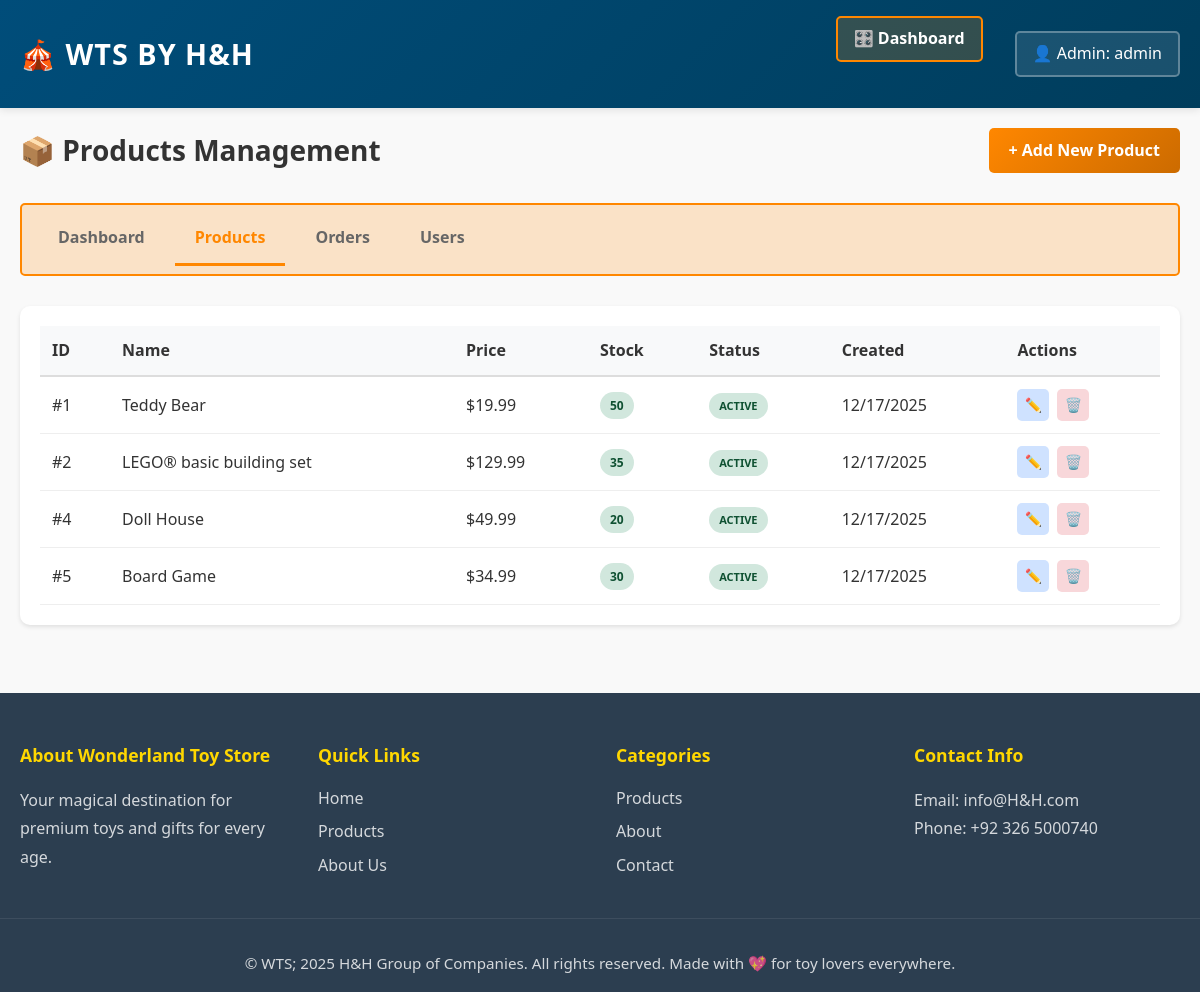
/admin/products (signed in), run on an earlier commit of the app's database.
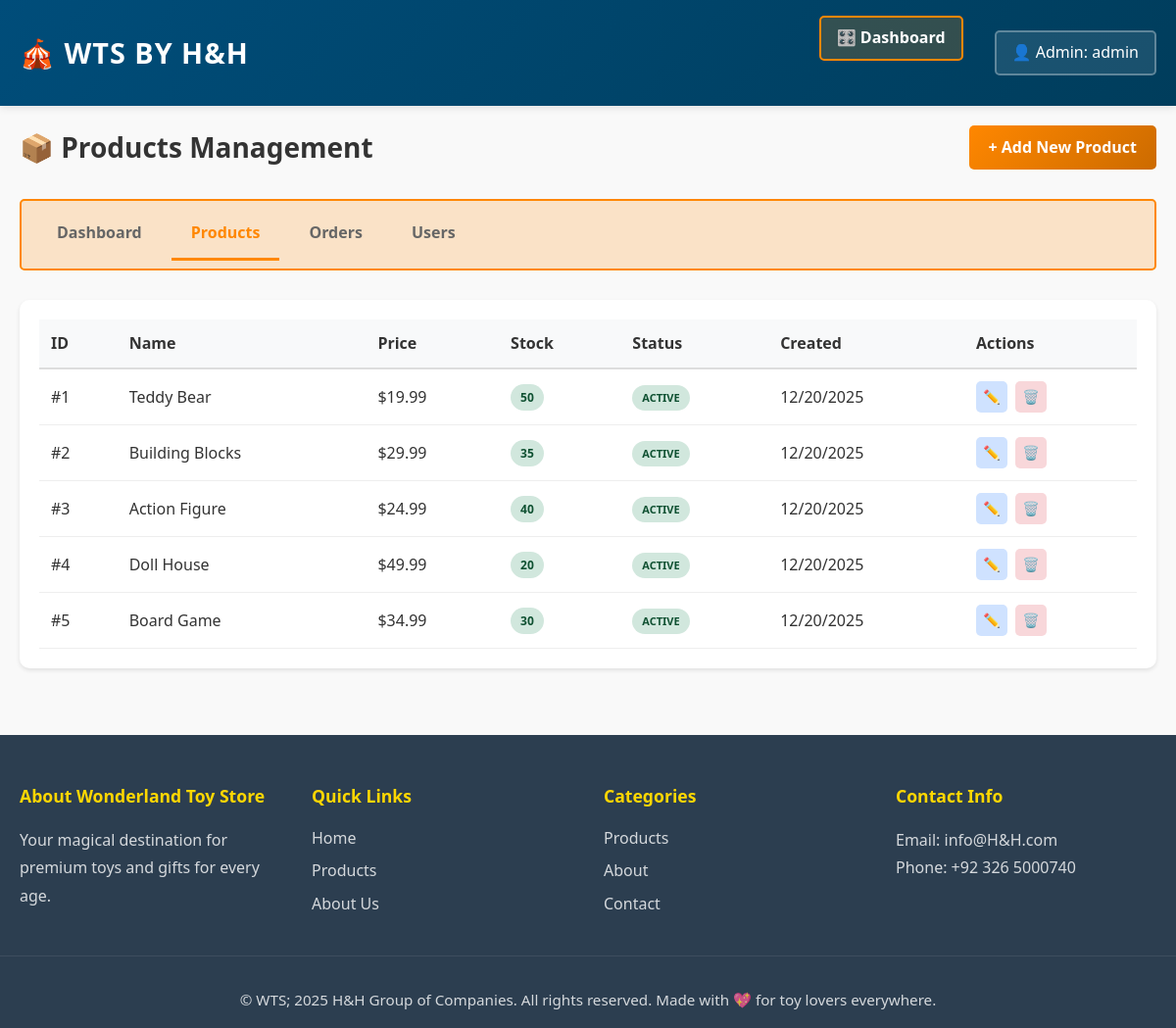
And on a later commit of the database.
### app/models.py (models this page shows, shortened)
class User(UserMixin, db.Model):
    __tablename__ = 'users'
    id = db.Column(db.Integer, primary_key=True)
    username = db.Column(db.String(80), unique=True, nullable=False)
    email = db.Column(db.String(120), unique=True, nullable=False)
    password_hash = db.Column(db.String(200), nullable=False)
    reset_token = db.Column(db.String(100), unique=True, nullable=True)
    reset_token_expires = db.Column(db.DateTime, nullable=True)
    is_admin = db.Column(db.Boolean, default=False)
    created_at = db.Column(db.DateTime, default=datetime.utcnow)
    cart = db.relationship('Cart', backref='user', lazy=True, uselist=False)
    orders = db.relationship('Order', backref='user', lazy=True)
    wishlist_items = db.relationship('Wishlist', backref='user', lazy=True, cascade='all, delete-orphan')

class Product(db.Model):
    __tablename__ = 'products'
    id = db.Column(db.Integer, primary_key=True)
    name = db.Column(db.String(120), nullable=False)
    price = db.Column(db.Float, nullable=False)
    description = db.Column(db.Text)
    stock = db.Column(db.Integer, default=0)
    category_id = db.Column(db.Integer, db.ForeignKey('categories.id'), nullable=True)
    image_filename = db.Column(db.String(255), nullable=True)
    created_at = db.Column(db.DateTime, default=datetime.utcnow)
    updated_at = db.Column(db.DateTime, default=datetime.utcnow, onupdate=datetime.utcnow)
    orders = db.relationship('Order', backref='product', lazy=True)
    cart_items = db.relationship('CartItem', backref='product', lazy=True)
    wishlist_items = db.relationship('Wishlist', backref='product', lazy=True, cascade='all, delete-orphan')

### app/routes.py (the view)
@main_bp.route('/admin/products')
@admin_required
def admin_products():
    products = Product.query.all()
    return render_template('admin/products.html', title='Manage Products', products=products)

### app/routes.py (called while the page is built)
def admin_required(f):
    @wraps(f)
    def decorated_function(*args, **kwargs):
        if not current_user.is_authenticated or not current_user.is_admin:
            flash('You do not have permission to access this page.', 'error')
            return redirect(url_for('main.index'))
        return f(*args, **kwargs)
    return decorated_function

### app/templates/admin/products.html (shortened to what this page needs)
{% extends "base.html" %}
{% block content %}
<div class="admin-products">
    <div class="admin-header">
        <h1>📦 Products Management</h1>
        <a href="{{ url_for('main.admin_add_product') }}" class="btn-add-new">+ Add New Product</a>
    </div>
    <div class="admin-nav">
        <a href="{{ url_for('main.admin_dashboard') }}" class="nav-btn">Dashboard</a>
        <a href="{{ url_for('main.admin_products') }}" class="nav-btn active">Products</a>
        <a href="{{ url_for('main.admin_orders') }}" class="nav-btn">Orders</a>
        <a href="{{ url_for('main.admin_users') }}" class="nav-btn">Users</a>
    </div>
    <div class="admin-section">
        {% if products %}
            <div class="table-responsive">
                <table class="admin-table">
                    <thead>
                        <tr>
                            <th>ID</th>
                            <th>Name</th>
                            <th>Price</th>
                            <th>Stock</th>
                            <th>Status</th>
                            <th>Created</th>
                            <th>Actions</th>
                        </tr>
                    </thead>
                    <tbody>
                        {% for product in products %}
                            <tr>
                                <td>#{{ product.id }}</td>
                                <td>{{ product.name }}</td>
                                <td>${{ "%.2f"|format(product.price) }}</td>
                                <td>
                                    <span class="stock-badge {% if product.stock > 10 %}stock-high{% elif product.stock > 0 %}stock-medium{% else %}stock-low{% endif %}">
                                        {{ product.stock }}
                                    </span>
                                </td>
                                <td>
                                    {% if product.stock > 0 %}
                                        <span class="status-badge status-active">Active</span>
                                    {% else %}
                                        <span class="status-badge status-inactive">Out of Stock</span>
                                    {% endif %}
                                </td>
                                <td>{{ product.created_at.strftime('%m/%d/%Y') }}</td>
                                <td>
                                    <div class="action-buttons">
                                        <a href="{{ url_for('main.admin_edit_product', product_id=product.id) }}" class="btn-icon btn-edit" title="Edit">✏️</a>
                                        <a href="{{ url_for('main.admin_delete_product', product_id=product.id) }}" class="btn-icon btn-delete" title="Delete" onclick="return confirm('Are you sure?')">🗑️</a>
                                    </div>
                                </td>
                            </tr>
                        {% endfor %}
                    </tbody>
                </table>
            </div>
        {% else %}
            <div class="empty-state">
                <p>No products found. <a href="{{ url_for('main.admin_add_product') }}">Add one now!</a></p>
            </div>
        {% endif %}
    </div>
</div>
{% endblock %}

### app/templates/base.html (shortened to what this page needs)
<!DOCTYPE html>
<html lang="en">
<head>
    <link rel="stylesheet" href="{{ url_for('static', filename='css/style.css') }}">
</head>
<body>
    <nav class="navbar">
        <div class="nav-container">
            <a href="{{ url_for('main.index') }}" class="logo">🎪 WTS by H&H</a>
            <ul class="nav-menu">
                {% if current_user.is_authenticated and current_user.is_admin %}
                    <li><a href="{{ url_for('main.admin_dashboard') }}" class="admin-nav">🎛️ Dashboard</a></li>
                    <li class="user-menu" id="userMenuToggle">
                        <span class="user-trigger">👤 Admin: {{ current_user.username }}</span>
                    </li>
                {% endif %}
            </ul>
        </div>
    </nav>
    <main>
        {% block content %}{% endblock %}
    </main>
    <footer>
        <div class="footer-content">
            <div class="footer-section">
                <h4>About Wonderland Toy Store</h4>
                <p>Your magical destination for premium toys and gifts for every age.</p>
            </div>
            <div class="footer-section">
                <h4>Quick Links</h4>
                <ul>
                    <li><a href="{{ url_for('main.index') }}">Home</a></li>
                    <li><a href="{{ url_for('main.products') }}">Products</a></li>
                    <li><a href="{{ url_for('main.about') }}">About Us</a></li>
                </ul>
            </div>
            <div class="footer-section">
                <h4>Categories</h4>
                <ul>
                    <li><a href="{{ url_for('main.products') }}">Products</a></li>
                    <li><a href="{{ url_for('main.about') }}">About</a></li>
                    <li><a href="{{ url_for('main.contact') }}">Contact</a></li>
                </ul>
            </div>
            <div class="footer-section">
                <h4>Contact Info</h4>
                <p>Email: info@H&H.com</p>
                <p>Phone: +92 326 5000740</p>
            </div>
        </div>
        <div class="footer-bottom">
            <p>&copy; WTS; 2025 H&H Group of Companies. All rights reserved. Made with 💖 for toy lovers everywhere.</p>
        </div>
    </footer>
</body>
</html>

### app/static/css/style.css (style rules this page uses)
:root { --primary-color: #FF8700; --secondary-color: #CC6B00; --accent-color: #ffd700; --dark-color: #2c3e50; --light-color: #ecf0f1; --text-color: #333; --success-color: #27ae60; --border-radius: 12px; --transition: all 0.3s cubic-bezier(0.4, 0, 0.2, 1); }
* { margin: 0; padding: 0; box-sizing: border-box; }
html { scroll-behavior: smooth; }
body { font-family: 'Segoe UI', Tahoma, Geneva, Verdana, sans-serif; line-height: 1.6; color: var(--text-color); background-color: #f9f9f9; }
.navbar { background: linear-gradient(135deg, var(--primary-color) 0%, var(--secondary-color) 100%); color: white; padding: 1rem 0; position: sticky; top: 0; z-index: 1000; box-shadow: 0 4px 15px rgba(0, 0, 0, 0.1); }
.nav-container { max-width: 1200px; margin: 0 auto; padding: 0 20px; display: flex; justify-content: space-between; align-items: center; }
.logo { font-size: 1.8rem; font-weight: bold; letter-spacing: 1px; text-transform: uppercase; animation: pulse 2s ease-in-out infinite; }
.nav-menu { list-style: none; display: flex; gap: 2rem; }
.nav-menu a { color: white; text-decoration: none; font-weight: 500; transition: var(--transition); position: relative; }
.nav-menu a::after { content: ''; position: absolute; bottom: -5px; left: 0; width: 0; height: 3px; background-color: var(--accent-color); transition: width 0.3s ease; }
footer { background-color: var(--dark-color); color: white; padding: 3rem 0 1rem; margin-top: 3rem; }
.footer-content { max-width: 1200px; margin: 0 auto; padding: 0 20px; display: grid; grid-template-columns: repeat(auto-fit, minmax(250px, 1fr)); gap: 2rem; margin-bottom: 2rem; }
.footer-section h4 { font-size: 1.1rem; margin-bottom: 1rem; color: var(--accent-color); }
.footer-section p { opacity: 0.8; line-height: 1.8; }
.footer-section ul { list-style: none; }
.footer-section ul li { margin-bottom: 0.5rem; }
.footer-section a { color: white; text-decoration: none; opacity: 0.8; transition: opacity 0.3s; }
.footer-bottom { text-align: center; padding-top: 2rem; border-top: 1px solid rgba(255, 255, 255, 0.1); opacity: 0.8; font-size: 0.95rem; max-width: 1200px; margin: 0 auto; padding-left: 20px; padding-right: 20px; }
.logo { text-decoration: none; color: white; }
main { max-width: 100%; margin: 0; padding: 0; }

### app/templates/admin/products.html (style rules this page uses)
.admin-products { max-width: 1400px; margin: 0 auto; padding: 20px; }
.admin-header { display: flex; justify-content: space-between; align-items: center; margin-bottom: 30px; }
.admin-header h1 { margin: 0; color: #333; font-size: 28px; }
.btn-add-new { display: inline-block; padding: 10px 20px; background: linear-gradient(135deg, #FF8700 0%, #CC6B00 100%); color: white; text-decoration: none; border-radius: 5px; font-weight: 600; transition: all 0.3s; }
.admin-nav { display: flex; gap: 10px; margin-bottom: 30px; border-bottom: 2px solid #eee; }
.nav-btn { padding: 12px 20px; background: none; border: none; color: #666; font-weight: 600; cursor: pointer; transition: all 0.3s; border-bottom: 3px solid transparent; text-decoration: none; display: inline-block; }
.nav-btn.active { color: #FF8700; border-bottom-color: #FF8700; }
.admin-section { background: white; border-radius: 10px; padding: 20px; box-shadow: 0 2px 4px rgba(0, 0, 0, 0.1); }
.table-responsive { overflow-x: auto; }
.admin-table { width: 100%; border-collapse: collapse; }
.admin-table thead { background: #f8f9fa; border-bottom: 2px solid #ddd; }
.admin-table th { padding: 12px; text-align: left; font-weight: 600; color: #333; }
.admin-table td { padding: 12px; border-bottom: 1px solid #eee; }
.stock-badge { display: inline-block; padding: 4px 10px; border-radius: 20px; font-size: 12px; font-weight: 600; }
.stock-high { background: #d1e7dd; color: #0f5132; }
.status-badge { display: inline-block; padding: 4px 10px; border-radius: 20px; font-size: 11px; font-weight: 600; text-transform: uppercase; }
.status-active { background: #d1e7dd; color: #0f5132; }
.action-buttons { display: flex; gap: 8px; }
.btn-icon { display: inline-block; width: 32px; height: 32px; line-height: 32px; text-align: center; border-radius: 5px; border: none; cursor: pointer; transition: all 0.3s; font-size: 14px; text-decoration: none; }
.btn-edit { background: #cfe2ff; color: #084298; }
.btn-delete { background: #f8d7da; color: #721c24; }

What changed in the data, as far as the page shows it:
changed Product "Teddy Bear": created_at "12/17/2025" → "12/20/2025"
changed Product id 2: name "LEGO® basic building set" → "Building Blocks"; price "129.99" → "29.99"; created_at "12/17/2025" → "12/20/2025"
added Product: id "3", name "Action Figure", price "24.99", stock "40", shows "ACTIVE", created_at "12/20/2025"
changed Product "Doll House": created_at "12/17/2025" → "12/20/2025"
changed Product "Board Game": created_at "12/17/2025" → "12/20/2025"
